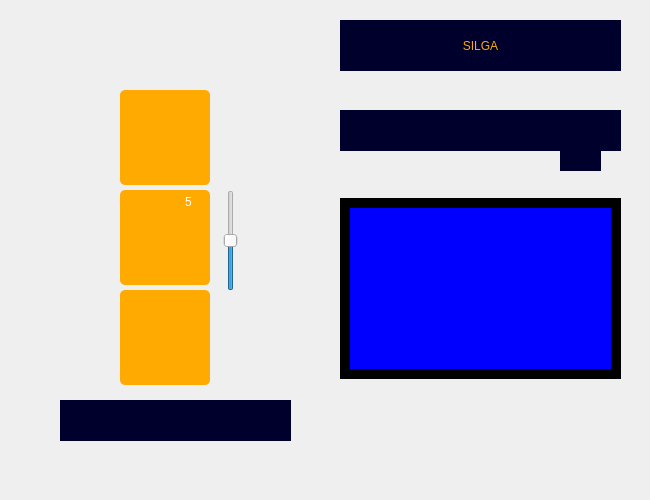
<?xml version="1.0" encoding="UTF-8"?>
<ui version="4.0">
 <class>MainWindow</class>
 <widget class="QMainWindow" name="MainWindow">
  <property name="geometry">
   <rect>
    <x>0</x>
    <y>0</y>
    <width>650</width>
    <height>500</height>
   </rect>
  </property>
  <property name="windowTitle">
   <string>MainWindow</string>
  </property>
  <widget class="QWidget" name="centralwidget">
   <widget class="QLabel" name="label">
    <property name="geometry">
     <rect>
      <x>0</x>
      <y>0</y>
      <width>651</width>
      <height>501</height>
     </rect>
    </property>
    <property name="text">
     <string/>
    </property>
    <property name="pixmap">
     <pixmap>1.1 background2.png</pixmap>
    </property>
    <property name="scaledContents">
     <bool>true</bool>
    </property>
   </widget>
   <widget class="QPushButton" name="MONITORING">
    <property name="geometry">
     <rect>
      <x>120</x>
      <y>90</y>
      <width>90</width>
      <height>95</height>
     </rect>
    </property>
    <property name="styleSheet">
     <string notr="true">QPushButton#MONITORING{
	background-color: rgb(255, 170, 0);
	border-radius:5px;
}

QPushButton#MONITORING:hover{
	background-color: rgb(0, 255, 0);
}</string>
    </property>
    <property name="text">
     <string/>
    </property>
    <property name="icon">
     <iconset>
      <normaloff>1.2 icon1.png</normaloff>1.2 icon1.png</iconset>
    </property>
    <property name="iconSize">
     <size>
      <width>75</width>
      <height>75</height>
     </size>
    </property>
   </widget>
   <widget class="QPushButton" name="EXIT">
    <property name="geometry">
     <rect>
      <x>120</x>
      <y>290</y>
      <width>90</width>
      <height>95</height>
     </rect>
    </property>
    <property name="styleSheet">
     <string notr="true">QPushButton#EXIT{
	background-color: rgb(255, 170, 0);
	border-radius:5px;
}

QPushButton#EXIT:hover{
	background-color: rgb(0, 255, 0);
}</string>
    </property>
    <property name="text">
     <string/>
    </property>
    <property name="icon">
     <iconset>
      <normaloff>1.4 icon3.png</normaloff>1.4 icon3.png</iconset>
    </property>
    <property name="iconSize">
     <size>
      <width>75</width>
      <height>75</height>
     </size>
    </property>
   </widget>
   <widget class="QPushButton" name="VOLUME">
    <property name="geometry">
     <rect>
      <x>120</x>
      <y>190</y>
      <width>90</width>
      <height>95</height>
     </rect>
    </property>
    <property name="styleSheet">
     <string notr="true">QPushButton#VOLUME{
	background-color: rgb(255, 170, 0);
	border-radius:5px;
}

QPushButton#VOLUME:hover{
	background-color: rgb(0, 255, 0);
}</string>
    </property>
    <property name="text">
     <string/>
    </property>
    <property name="icon">
     <iconset>
      <normaloff>1.3 icon2.png</normaloff>1.3 icon2.png</iconset>
    </property>
    <property name="iconSize">
     <size>
      <width>60</width>
      <height>60</height>
     </size>
    </property>
   </widget>
   <widget class="QSlider" name="verticalSlider">
    <property name="geometry">
     <rect>
      <x>220</x>
      <y>190</y>
      <width>22</width>
      <height>101</height>
     </rect>
    </property>
    <property name="minimum">
     <number>1</number>
    </property>
    <property name="maximum">
     <number>100</number>
    </property>
    <property name="sliderPosition">
     <number>50</number>
    </property>
    <property name="orientation">
     <enum>Qt::Vertical</enum>
    </property>
   </widget>
   <widget class="QLabel" name="NIVEAUVOLUME">
    <property name="geometry">
     <rect>
      <x>185</x>
      <y>194</y>
      <width>21</width>
      <height>16</height>
     </rect>
    </property>
    <property name="styleSheet">
     <string notr="true">color: rgb(255, 255, 255);
font: 14pt &quot;MS Shell Dlg 2&quot;;</string>
    </property>
    <property name="text">
     <string>5</string>
    </property>
   </widget>
   <widget class="QLabel" name="label_2">
    <property name="geometry">
     <rect>
      <x>340</x>
      <y>198</y>
      <width>281</width>
      <height>181</height>
     </rect>
    </property>
    <property name="styleSheet">
     <string notr="true">background-color: rgb(0, 0, 255);
border:10px solid black;</string>
    </property>
    <property name="text">
     <string/>
    </property>
   </widget>
   <widget class="QLabel" name="label_3">
    <property name="geometry">
     <rect>
      <x>340</x>
      <y>20</y>
      <width>281</width>
      <height>51</height>
     </rect>
    </property>
    <property name="styleSheet">
     <string notr="true">background-color: rgb(0, 0, 44);
color: rgb(255, 170, 0);
font: 25pt &quot;Algerian&quot;;
</string>
    </property>
    <property name="text">
     <string>SILGA</string>
    </property>
    <property name="textFormat">
     <enum>Qt::MarkdownText</enum>
    </property>
    <property name="scaledContents">
     <bool>false</bool>
    </property>
    <property name="alignment">
     <set>Qt::AlignCenter</set>
    </property>
    <property name="wordWrap">
     <bool>false</bool>
    </property>
   </widget>
   <widget class="QLabel" name="label_5">
    <property name="geometry">
     <rect>
      <x>60</x>
      <y>400</y>
      <width>231</width>
      <height>41</height>
     </rect>
    </property>
    <property name="styleSheet">
     <string notr="true">background-color: rgb(0, 0, 44);</string>
    </property>
    <property name="text">
     <string/>
    </property>
   </widget>
   <widget class="QLabel" name="label_6">
    <property name="geometry">
     <rect>
      <x>340</x>
      <y>110</y>
      <width>281</width>
      <height>41</height>
     </rect>
    </property>
    <property name="styleSheet">
     <string notr="true">background-color: rgb(0, 0, 44);</string>
    </property>
    <property name="text">
     <string/>
    </property>
   </widget>
   <widget class="QLabel" name="label_7">
    <property name="geometry">
     <rect>
      <x>560</x>
      <y>130</y>
      <width>41</width>
      <height>41</height>
     </rect>
    </property>
    <property name="styleSheet">
     <string notr="true">background-color: rgb(0, 0, 44);</string>
    </property>
    <property name="text">
     <string/>
    </property>
   </widget>
  </widget>
 </widget>
 <resources/>
 <connections/>
</ui>
